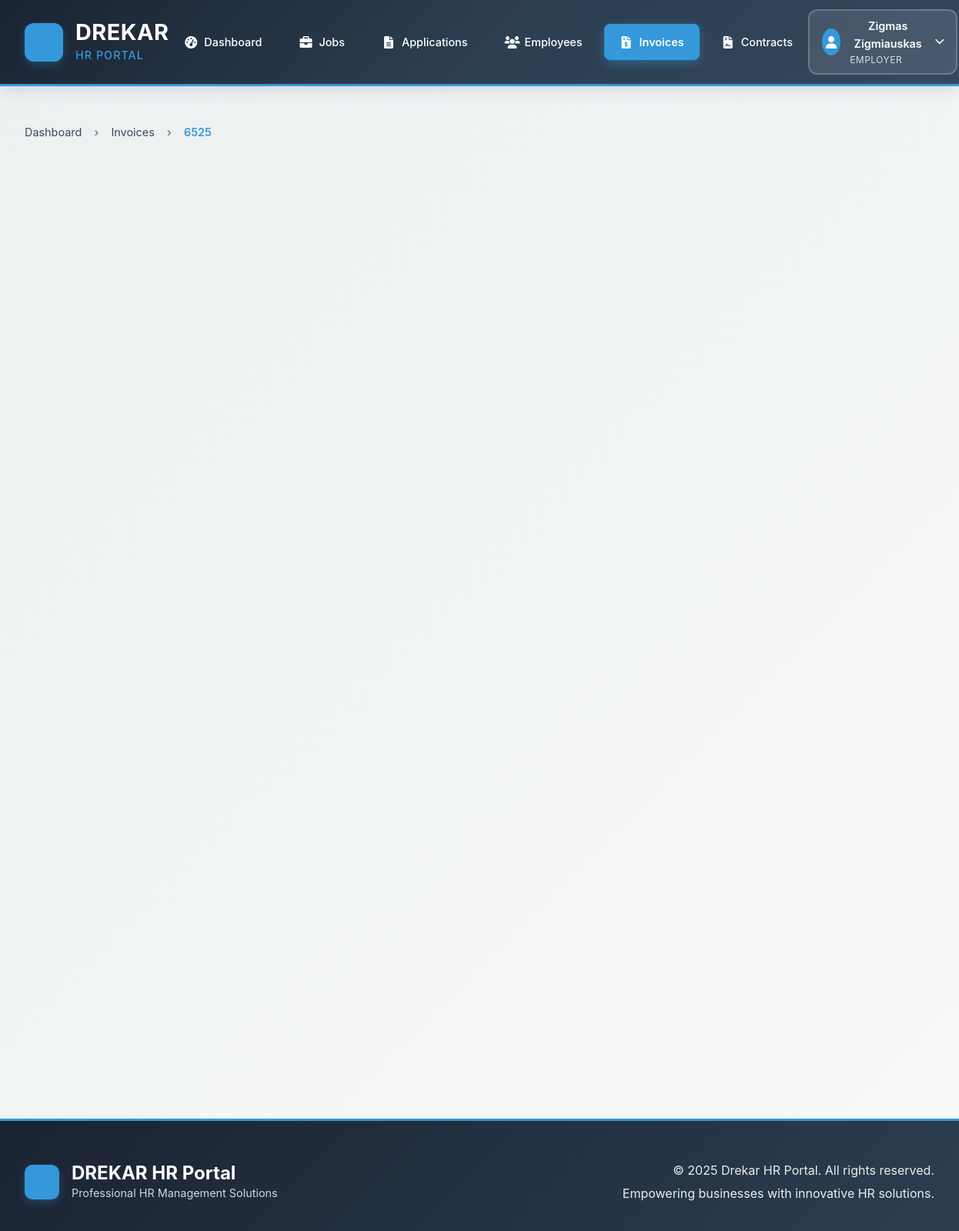
/employers/invoices/2/ (signed in), run on the app's committed database.
### accounts/models.py (models this page shows, shortened)
class User(AbstractUser):
    USER_TYPE_CHOICES = [
        ('EMPLOYER', 'Employer'),
        ('EMPLOYEE', 'Employee'),
        ('EOR_CLIENT', 'EOR Client'),
        ('ADMIN', 'Admin'),
    ]
    user_type = models.CharField(
        max_length=20,
        choices=USER_TYPE_CHOICES,
        default='EMPLOYEE'
    )
    email = models.EmailField(unique=True)
    is_verified = models.BooleanField(default=False)
    registration_date = models.DateTimeField(auto_now_add=True)
    USERNAME_FIELD = 'email'
    REQUIRED_FIELDS = ['username']

### core/models.py (models this page shows, shortened)
class TimeStampedModel(models.Model):
    created_at = models.DateTimeField(auto_now_add=True, verbose_name="Creation Date")
    updated_at = models.DateTimeField(auto_now=True, verbose_name="Last Updated")
    class Meta:
        abstract = True

class Invoice(TimeStampedModel):
    class InvoiceStatus(models.TextChoices):
        PENDING = 'PENDING', 'Pending'
        PAID = 'PAID', 'Paid'
        OVERDUE = 'OVERDUE', 'Overdue'
        CANCELED = 'CANCELED', 'Canceled'
    client_content_type = models.ForeignKey(ContentType, on_delete=models.CASCADE)
    client_object_id = models.PositiveIntegerField()
    client = GenericForeignKey('client_content_type', 'client_object_id')
    invoice_number = models.CharField(max_length=50, unique=True)
    issue_date = models.DateField()
    due_date = models.DateField()
    status = models.CharField(max_length=20, choices=InvoiceStatus.choices, default=InvoiceStatus.PENDING)
    pdf_file = models.FileField(upload_to='invoices/%Y/%m/', null=True, blank=True)

### employers/views.py (the view)
# urls.py: path('invoices/<int:invoice_id>/', views.invoice_detail, name='invoice_detail'),
@login_required
@user_passes_test(is_employer)
def invoice_detail(request, invoice_id):
    try:
        employer_profile = request.user.employerprofile
    except EmployerProfile.DoesNotExist:
        messages.error(request, 'Employer profile not found.')
        return redirect('employers:profile_setup')
    employer_content_type = ContentType.objects.get_for_model(EmployerProfile)
    invoice = get_object_or_404(
        Invoice.objects.annotate(
            total_amount_calculated=Sum(F('line_items__quantity') * F('line_items__unit_price'))
        ),
        id=invoice_id,
        client_content_type=employer_content_type,
        client_object_id=employer_profile.id
    )
    line_items = invoice.line_items.all()
    payments = invoice.payments.all().order_by('-payment_date')
    total_paid = payments.filter(status='SUCCESS').aggregate(
        total=Sum('amount_paid')
    )['total'] or 0
    remaining_balance = (invoice.total_amount_calculated or 0) - total_paid
    context = {
        'invoice': invoice,
        'line_items': line_items,
        'payments': payments,
        'total_paid': total_paid,
        'remaining_balance': remaining_balance,
        'employer_profile': employer_profile
    }
    return render(request, 'employers/invoice_detail.html', context)

### core/models.py (called while the page is built)
    @property
    def total(self):
        return self.quantity * self.unit_price

### employers/views.py (called while the page is built)
def is_employer(user):
    return user.is_authenticated and user.user_type == 'EMPLOYER'

### templates/employers/invoice_detail.html (shortened to what this page needs)
{% extends 'core/base1.html' %}
{% load i18n %}
{% block content %}
<div class="container mt-4">
    <div class="row">
        <div class="col-12">
            <nav aria-label="breadcrumb">
                <ol class="breadcrumb">
                    <li class="breadcrumb-item"><a href="{% url 'employers:dashboard' %}">{% trans "Dashboard" %}</a></li>
                    <li class="breadcrumb-item"><a href="{% url 'employers:invoices_list' %}">{% trans "Invoices" %}</a></li>
                    <li class="breadcrumb-item active">{{ invoice.invoice_number }}</li>
                </ol>
            </nav>
        </div>
    </div>
</div>
{% endblock %}

### templates/core/base1.html (shortened to what this page needs)
<!DOCTYPE html>
<html lang="en">
<head>
    {% load static %}
    <link href="https://cdn.jsdelivr.net/npm/bootstrap@5.3.0/dist/css/bootstrap.min.css" rel="stylesheet">
    <link rel="stylesheet" href="{% static 'css/style.css' %}">
    <link href="https://cdnjs.cloudflare.com/ajax/libs/font-awesome/6.0.0/css/all.min.css" rel="stylesheet">
</head>
<body>
    <header class="header-solid">
        <nav class="navbar-professional">
            <div class="nav-brand-container">
                <div class="brand-logo">
                </div>
                <div class="brand-text">
                    <h1>DREKAR</h1>
                    <span class="brand-subtitle">HR Portal</span>
                </div>
            </div>
            <div class="nav-center">
                {% if user.is_authenticated %}
                    {% if user.user_type == 'EMPLOYER' %}
                        <a href="{% url 'employers:dashboard' %}" class="nav-item {% if request.resolver_match.url_name == 'dashboard' and request.resolver_match.namespace == 'employers' %}active{% endif %}">
                            <i class="fas fa-tachometer-alt"></i><span>Dashboard</span>
                        </a>
                        <a href="{% url 'employers:job_postings_list' %}" class="nav-item ">
                            <i class="fas fa-briefcase"></i><span>Jobs</span>
                        </a>
                        <a href="{% url 'employers:applications_list' %}" class="nav-item ">
                            <i class="fas fa-file-alt"></i><span>Applications</span>
                        </a>
                        <a href="{% url 'employers:assignments_list' %}" class="nav-item {% if request.resolver_match.url_name in 'assignments_list,assignment_detail' and request.resolver_match.namespace == 'employers' %}active{% endif %}">
                            <i class="fas fa-users"></i><span>Employees</span>
                        </a>
                        <a href="{% url 'employers:invoices_list' %}" class="nav-item {% if request.resolver_match.url_name in 'invoices_list,invoice_detail,create_invoice' and request.resolver_match.namespace == 'employers' %}active{% endif %}">
                            <i class="fas fa-file-invoice-dollar"></i><span>Invoices</span>
                        </a>
                        <a href="{% url 'employers:contracts_list' %}" class="nav-item ">
                            <i class="fas fa-file-contract"></i><span>Contracts</span>
                        </a>
                    {% endif %}
                {% endif %}
            </div>
            <div class="nav-end">
                {% if user.is_authenticated %}
                    <div class="user-menu-professional">
                        <button class="user-toggle-btn" onclick="toggleUserMenu()">
                            <div class="user-avatar">
                                <i class="fas fa-user"></i>
                            </div>
                            <div class="user-info">
                                <span class="user-name">{{ user.get_full_name|default:user.username }}</span>
                                <span class="user-role">{{ user.get_user_type_display }}</span>
                            </div>
                            <i class="fas fa-chevron-down toggle-icon"></i>
                        </button>
                    </div>
                {% endif %}
            </div>
        </nav>
    </header>
    <main class="main-content">
        {% block content %}
        {% endblock %}
    </main>
    <footer class="footer-professional">
        <div class="footer-content">
            <div class="footer-brand">
                <div class="brand-logo">
                </div>
                <div>
                    <h3>DREKAR HR Portal</h3>
                    <p>Professional HR Management Solutions</p>
                </div>
            </div>
            <div class="footer-info">
                <p>&copy; 2025 Drekar HR Portal. All rights reserved.</p>
                <p>Empowering businesses with innovative HR solutions.</p>
            </div>
        </div>
    </footer>
</body>
</html>

### templates/employers/invoice_detail.html (style rules this page uses)
.breadcrumb { background-color: transparent; padding: 0; margin-bottom: 1rem; }

### data on the page
User: get_full_name "Zigmas Zigmiauskas", user_type "EMPLOYER"
Invoice: invoice_number "6525"
